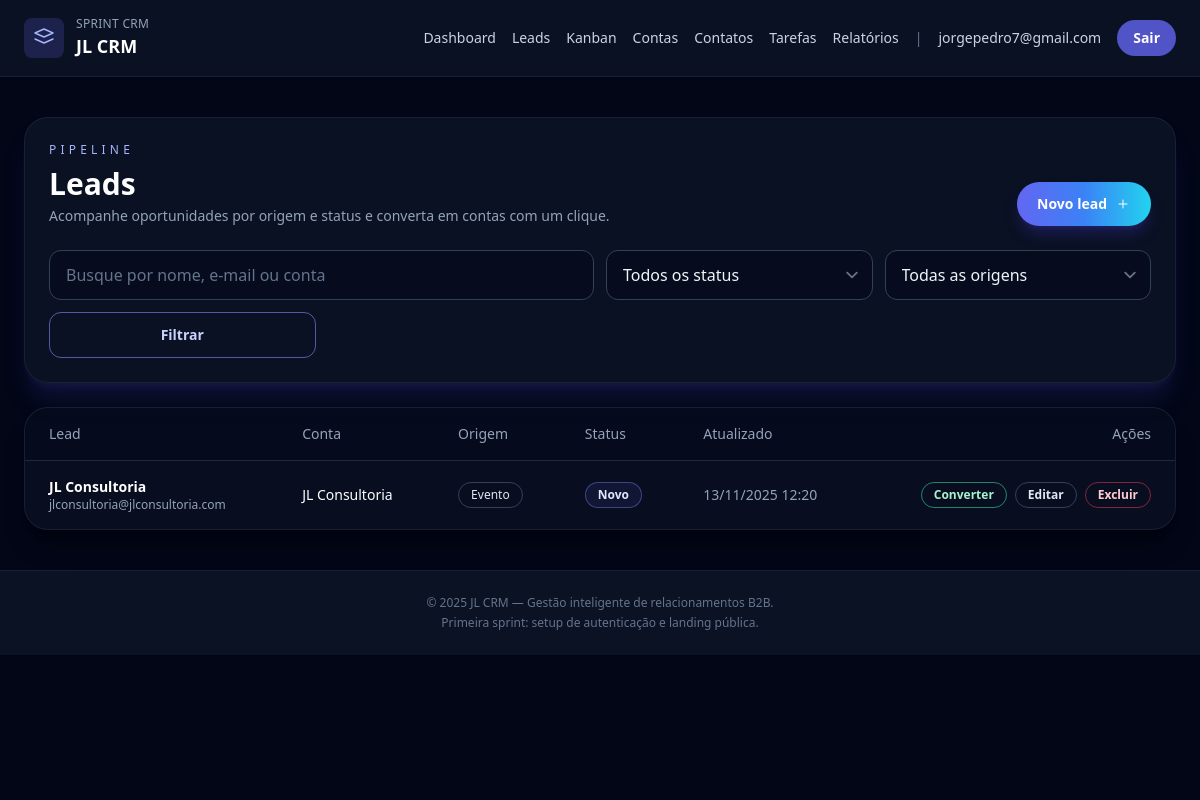
The app's page /leads/ (signed in), older data.
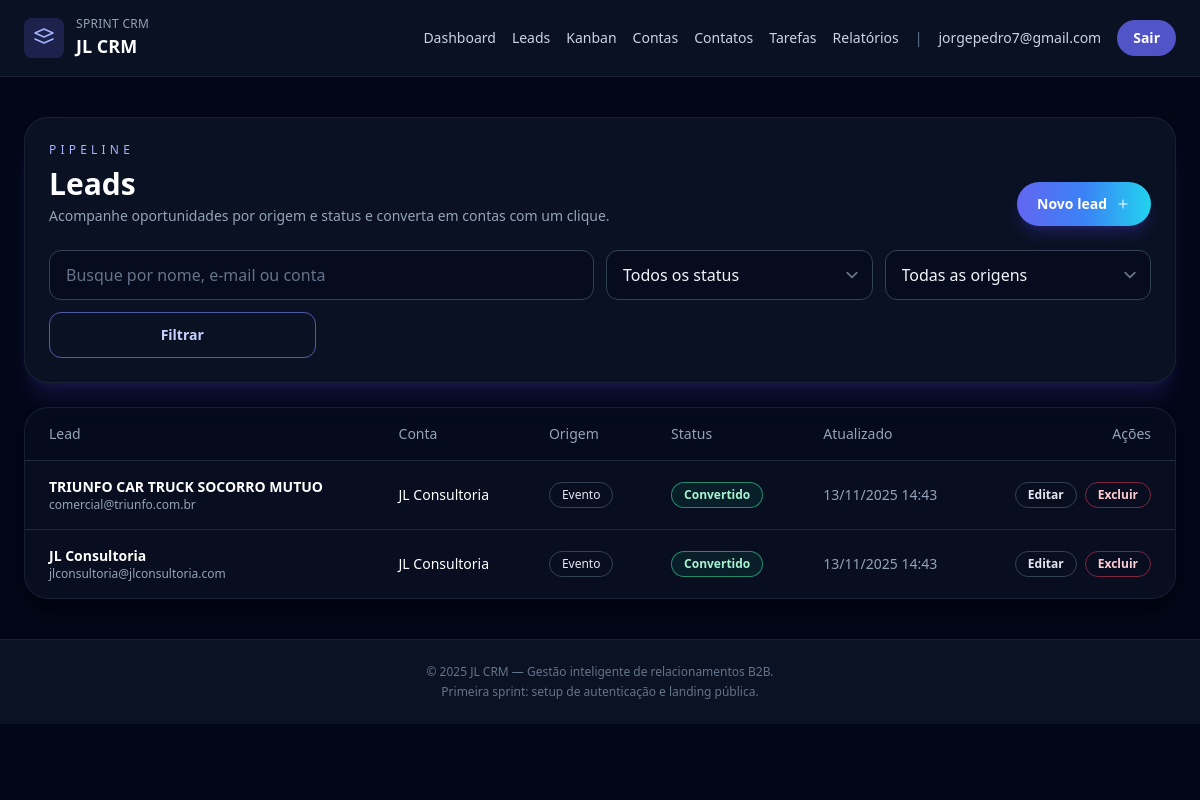
The same page, newer data.
### users/models.py (models this page shows, shortened)
class User(AbstractUser):
    username = None
    email = models.EmailField('E-mail', unique=True)
    date_joined = models.DateTimeField(default=timezone.now)
    USERNAME_FIELD = 'email'
    REQUIRED_FIELDS = []
    objects = CustomUserManager()

### leads/models.py (models this page shows, shortened)
class Lead(models.Model):
    class Status(models.TextChoices):
        NEW = 'novo', 'Novo'
        QUALIFIED = 'qualificado', 'Qualificado'
        CONVERTED = 'convertido', 'Convertido'
        LOST = 'perdido', 'Perdido'
    class Source(models.TextChoices):
        INBOUND = 'inbound', 'Inbound'
        OUTBOUND = 'outbound', 'Outbound'
        REFERRAL = 'indicacao', 'Indicação'
        EVENT = 'evento', 'Evento'
        OTHER = 'outro', 'Outro'
    owner = models.ForeignKey(
        settings.AUTH_USER_MODEL,
        on_delete=models.CASCADE,
        related_name='leads',
    )
    account = models.ForeignKey(
        'accounts.Account',
        on_delete=models.SET_NULL,
        related_name='leads',
        null=True,
        blank=True,
    )
    contact = models.ForeignKey(
        'contacts.Contact',
        on_delete=models.SET_NULL,
        related_name='leads',
        null=True,
        blank=True,
    )
    name = models.CharField('Nome do lead', max_length=150)
    email = models.EmailField('E-mail')
    phone = models.CharField('Telefone', max_length=20, blank=True)
    source = models.CharField(
        'Origem',
        max_length=20,
        choices=Source.choices,
        default=Source.INBOUND,
    )
    status = models.CharField(
        'Status',
        max_length=20,
        choices=Status.choices,
        default=Status.NEW,
    )
    notes = models.TextField('Observações', blank=True)
    position = models.PositiveIntegerField('Posição', default=0)
    created_at = models.DateTimeField('Criado em', auto_now_add=True)
    updated_at = models.DateTimeField('Atualizado em', auto_now=True)
    class Meta:
        ordering = ['-created_at']
        verbose_name = 'Lead'
        verbose_name_plural = 'Leads'
        unique_together = ('owner', 'email')

### accounts/models.py (models this page shows, shortened)
class Account(models.Model):
    owner = models.ForeignKey(
        settings.AUTH_USER_MODEL,
        on_delete=models.CASCADE,
        related_name='accounts',
    )
    name = models.CharField('Nome da empresa', max_length=150)
    industry = models.CharField('Segmento', max_length=100, blank=True)
    city = models.CharField('Cidade', max_length=100, blank=True)
    website = models.URLField('Site', blank=True)
    created_at = models.DateTimeField('Criado em', auto_now_add=True)
    updated_at = models.DateTimeField('Atualizado em', auto_now=True)
    class Meta:
        ordering = ['name']
        verbose_name = 'Conta'
        verbose_name_plural = 'Contas'
        unique_together = ('owner', 'name')

### leads/views.py (the view, shortened to what this page needs)
# urls.py: path('', LeadListView.as_view(), name='list'),
class LeadListView(LeadBaseMixin, ListView):
    template_name = 'leads/lead_list.html'
    context_object_name = 'leads'
    paginate_by = 20
    def get_queryset(self):
        queryset = super().get_queryset()
        query = self.request.GET.get('q')
        status = self.request.GET.get('status')
        source = self.request.GET.get('source')
        if status:
            queryset = queryset.filter(status=status)
        if source:
            queryset = queryset.filter(source=source)
        return queryset
    def get_context_data(self, **kwargs):
        context = super().get_context_data(**kwargs)
        context.update(
            {
                'selected_status': self.request.GET.get('status', ''),
                'selected_source': self.request.GET.get('source', ''),
                'status_choices': Lead.Status.choices,
                'source_choices': Lead.Source.choices,
            }
        )
        return context

### leads/views.py (called while the page is built)
    def get_queryset(self):
        return (
            Lead.objects.filter(owner=self.request.user)
            .select_related('account', 'contact')
            .order_by('-created_at')
        )

### templates/leads/lead_list.html (shortened to what this page needs)
{% extends 'base.html' %}
{% block content %}
<section class="space-y-6">
    <header class="rounded-3xl border border-slate-800/70 bg-slate-900/70 p-6 shadow-xl shadow-indigo-900/30">
        <div class="flex flex-col gap-4 md:flex-row md:items-end md:justify-between">
            <div>
                <p class="text-xs uppercase tracking-[0.35em] text-indigo-300">Pipeline</p>
                <h1 class="mt-2 text-3xl font-semibold text-white">Leads</h1>
                <p class="mt-1 text-sm text-slate-400">Acompanhe oportunidades por origem e status e converta em contas com um clique.</p>
            </div>
            <a href="{% url 'leads:create' %}" class="inline-flex items-center gap-2 rounded-full bg-gradient-to-r from-indigo-500 via-blue-500 to-cyan-400 px-5 py-3 text-sm font-semibold text-white shadow-lg shadow-indigo-800/40 transition hover:opacity-90">
                Novo lead
                <svg xmlns="http://www.w3.org/2000/svg" class="h-4 w-4" fill="none" viewBox="0 0 24 24" stroke="currentColor">
                    <path stroke-linecap="round" stroke-linejoin="round" stroke-width="1.5" d="M12 6v12m6-6H6" />
                </svg>
            </a>
        </div>
        <form method="get" class="mt-6 grid gap-3 md:grid-cols-4">
            <input type="text" name="q" value="{{ request.GET.q|default_if_none:'' }}" placeholder="Busque por nome, e-mail ou conta" class="rounded-xl border border-slate-700 bg-slate-950/40 px-4 py-3 text-slate-100 placeholder-slate-500 focus:border-indigo-400 focus:outline-none focus:ring-2 focus:ring-indigo-400/30 md:col-span-2">
            <select name="status" class="rounded-xl border border-slate-700 bg-slate-950/40 px-4 py-3 text-slate-100 focus:border-indigo-400 focus:outline-none focus:ring-2 focus:ring-indigo-400/30">
                <option value="">Todos os status</option>
            </select>
            <select name="source" class="rounded-xl border border-slate-700 bg-slate-950/40 px-4 py-3 text-slate-100 focus:border-indigo-400 focus:outline-none focus:ring-2 focus:ring-indigo-400/30">
                <option value="">Todas as origens</option>
            </select>
            <button type="submit" class="rounded-xl border border-indigo-400/60 px-4 py-3 text-sm font-semibold text-indigo-200 transition hover:bg-indigo-500/20">Filtrar</button>
        </form>
    </header>
    {% if leads %}
        <div class="overflow-x-auto rounded-3xl border border-slate-800/70 bg-slate-900/50 shadow-xl shadow-black/30">
            <table class="min-w-full divide-y divide-slate-800 text-sm">
                <thead class="bg-slate-950/40 text-slate-400">
                    <tr>
                        <th scope="col" class="px-6 py-4 text-left font-medium">Lead</th>
                        <th scope="col" class="px-6 py-4 text-left font-medium">Conta</th>
                        <th scope="col" class="px-6 py-4 text-left font-medium">Origem</th>
                        <th scope="col" class="px-6 py-4 text-left font-medium">Status</th>
                        <th scope="col" class="px-6 py-4 text-left font-medium">Atualizado</th>
                        <th scope="col" class="px-6 py-4 text-right font-medium">Ações</th>
                    </tr>
                </thead>
                <tbody class="divide-y divide-slate-800 text-slate-200">
                    {% for lead in leads %}
                        <tr class="hover:bg-slate-900/80">
                            <td class="px-6 py-4">
                                <p class="font-semibold text-white">{{ lead.name }}</p>
                                <p class="text-xs text-slate-400">{{ lead.email }}</p>
                            </td>
                            <td class="px-6 py-4">
                                {% if lead.account %}
                                    <p class="text-white">{{ lead.account.name }}</p>
                                {% else %}
                                    <span class="text-xs text-slate-500">Sem conta</span>
                                {% endif %}
                            </td>
                            <td class="px-6 py-4">
                                <span class="inline-flex items-center rounded-full border border-slate-700 px-3 py-1 text-xs text-slate-200">
                                    {{ lead.get_source_display }}
                                </span>
                            </td>
                            <td class="px-6 py-4">
                                <span class="inline-flex items-center rounded-full px-3 py-1 text-xs font-semibold {% if lead.status == 'convertido' %}border border-emerald-400/60 text-emerald-200 bg-emerald-500/10{% elif lead.status == 'perdido' %}border border-rose-400/60 text-rose-200 bg-rose-500/10{% else %}border border-indigo-400/40 text-indigo-100 bg-indigo-500/10{% endif %}">
                                    {{ lead.get_status_display }}
                                </span>
                            </td>
                            <td class="px-6 py-4 text-sm text-slate-400">{{ lead.updated_at|date:'d/m/Y H:i' }}</td>
                            <td class="px-6 py-4 text-right">
                                <div class="inline-flex flex-wrap justify-end gap-2">
                                    {% if lead.status != 'convertido' %}
                                        <form method="post" action="{% url 'leads:convert' lead.pk %}">
                                            <button type="submit" class="rounded-full border border-emerald-400/60 px-3 py-1 text-xs font-semibold text-emerald-200 transition hover:bg-emerald-500/20">Converter</button>
                                        </form>
                                    {% endif %}
                                    <a href="{% url 'leads:update' lead.pk %}" class="rounded-full border border-slate-700 px-3 py-1 text-xs font-semibold text-slate-200 transition hover:border-indigo-400">Editar</a>
                                    <a href="{% url 'leads:delete' lead.pk %}" class="rounded-full border border-rose-500/50 px-3 py-1 text-xs font-semibold text-rose-200 transition hover:bg-rose-500/20">Excluir</a>
                                </div>
                            </td>
                        </tr>
                    {% endfor %}
                </tbody>
            </table>
        </div>
    {% endif %}
</section>
{% endblock %}

### templates/base.html (shortened to what this page needs)
{% load static %}
<!DOCTYPE html>
<html lang="pt-BR" class="bg-slate-950">
<head>
    <script src="https://cdn.tailwindcss.com?plugins=forms,typography"></script>
</head>
<body class="min-h-screen bg-slate-950 font-sans text-slate-100">
    <div class="absolute inset-0 -z-10 bg-gradient-to-br from-slate-900 via-slate-950 to-slate-900"></div>
    <div class="absolute inset-x-0 top-0 -z-10 h-96 bg-gradient-to-br from-indigo-600/30 via-blue-500/10 to-transparent blur-3xl"></div>
    <header class="border-b border-slate-800/70 bg-slate-900/70 backdrop-blur">
        <div class="mx-auto flex w-full max-w-7xl items-center justify-between px-6 py-4">
            <a href="/" class="flex items-center gap-3">
                <span class="rounded-lg bg-indigo-500/20 p-2 text-indigo-300">
                    <svg xmlns="http://www.w3.org/2000/svg" class="h-6 w-6" fill="none" viewBox="0 0 24 24" stroke="currentColor">
                        <path stroke-linecap="round" stroke-linejoin="round" stroke-width="1.5" d="M3 7l9-4 9 4-9 4-9-4zm0 6l9 4 9-4" />
                    </svg>
                </span>
                <div>
                    <p class="text-xs uppercase tracking-wide text-slate-400">Sprint CRM</p>
                    <p class="text-lg font-semibold text-white">JL CRM</p>
                </div>
            </a>
            <nav class="flex flex-wrap items-center gap-4 text-sm font-medium text-slate-300">
                {% if user.is_authenticated %}
                    <a href="{% url 'dashboard' %}" class="transition hover:text-white">Dashboard</a>
                    <a href="{% url 'leads:list' %}" class="transition hover:text-white">Leads</a>
                    <a href="{% url 'leads:kanban' %}" class="transition hover:text-white">Kanban</a>
                    <a href="{% url 'accounts:list' %}" class="transition hover:text-white">Contas</a>
                    <a href="{% url 'contacts:list' %}" class="transition hover:text-white">Contatos</a>
                    <a href="{% url 'tasks:list' %}" class="transition hover:text-white">Tarefas</a>
                    <a href="{% url 'reports' %}" class="transition hover:text-white">Relatórios</a>
                    <span class="hidden text-slate-500 sm:inline">|</span>
                    <span class="hidden text-sm text-slate-300 sm:inline">{{ user.email }}</span>
                    <form action="{% url 'users:logout' %}" method="post" class="inline">
                        <button type="submit" class="rounded-full bg-indigo-500/80 px-4 py-2 text-sm font-semibold text-white transition hover:bg-indigo-400/80">Sair</button>
                    </form>
                {% endif %}
            </nav>
        </div>
    </header>
    <main class="relative mx-auto flex w-full max-w-7xl flex-1 flex-col px-6 py-10">
        {% block content %}{% endblock %}
    </main>
    <footer class="border-t border-slate-800/70 bg-slate-900/70 py-6 text-center text-xs text-slate-500">
        <p>© {% now 'Y' %} JL CRM — Gestão inteligente de relacionamentos B2B.</p>
        <p class="mt-1">Primeira sprint: setup de autenticação e landing pública.</p>
    </footer>
</body>
</html>

Row changes from the older to the newer data that the page shows:
added Lead: name "TRIUNFO CAR TRUCK SOCORRO MUTUO", email "comercial@triunfo.com.br", account.name "JL Consultoria", source "Evento", status "Convertido", updated_at "13/11/2025 14:43"
changed Lead "jlconsultoria@jlconsultoria.com": status "Novo" → "Convertido"; updated_at "13/11/2025 12:20" → "13/11/2025 14:43"; no longer shows "Converter"
